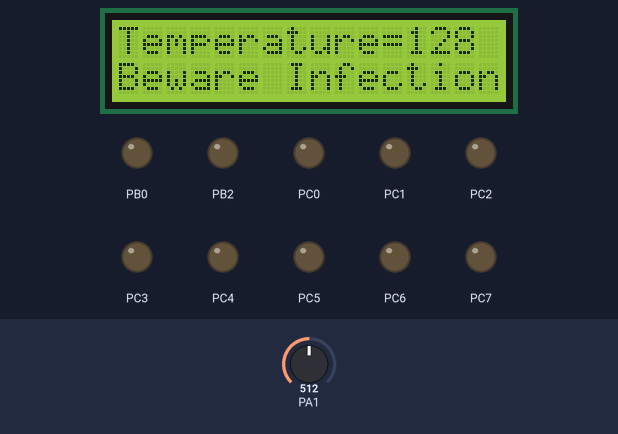
The program below on a simulated ATmega32, built with avr-gcc and emulated at 16 MHz. Parts: 16×2 character LCD, output pins drawn as LEDs (lit = HIGH). Wiring (inferred from the names in the program): character LCD (HD44780): RS PB1; E PB3; data PA4, PA5, PA6, PA7. The test bench sets the inputs (shaded band); at power-on: PA1 = 512. Pins used as bus, display or sensor lines are not drawn.

Above: at 1.2 s.
1.3 s: PA1 set to 411
At 4.4 s:
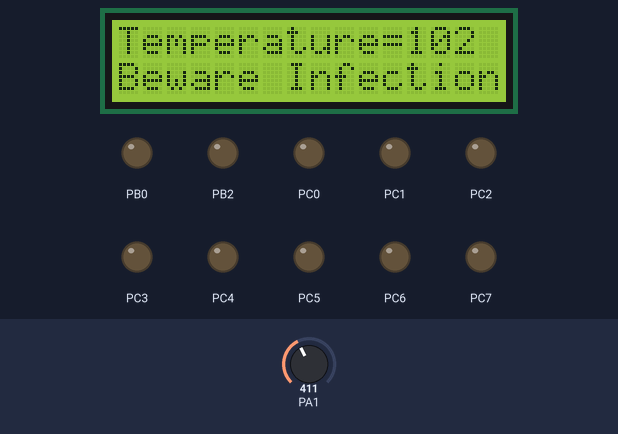
6.2 s: PA1 set to 381
At 10.0 s:
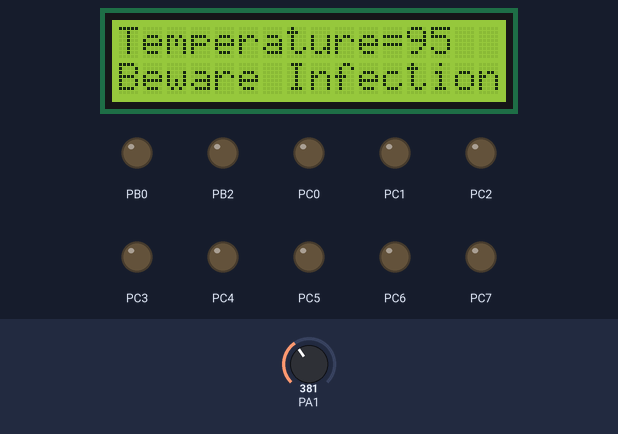
10.8 s: PA1 set to 162
At 12.7 s:
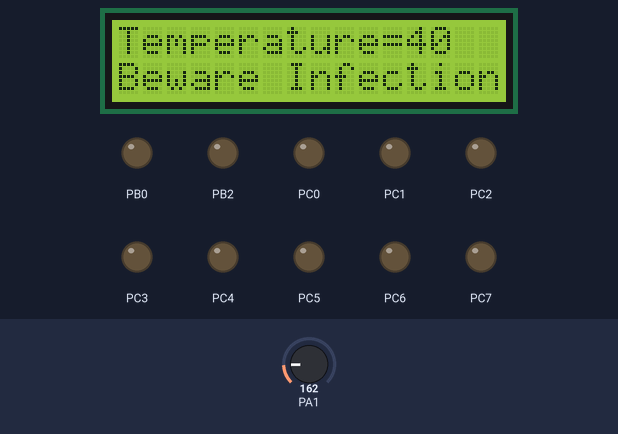
13.9 s: PA1 set to 137
At 16.5 s:
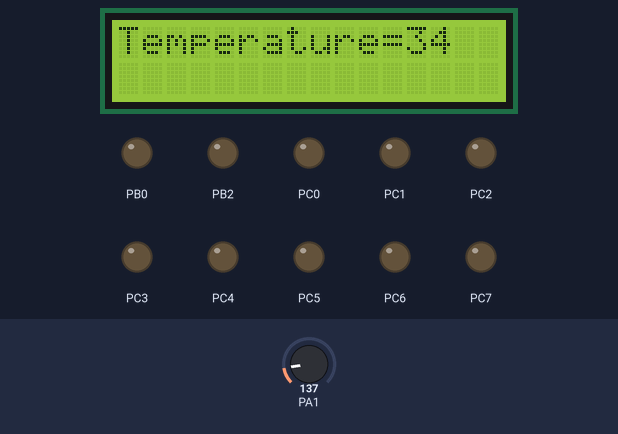
Timing chart, 0 to 17.9 s (numbered marks = the images above; inputs shaded):
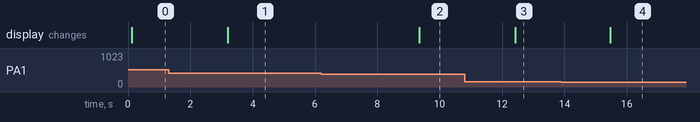

The program:

main.c
```c
/*
 * ADC_Test.c
 *
 * Created: 6/6/2020 1:41:46 PM
 * Author : Mohamed
 * ADC-> Free Running Mode
 * No left Adjust
 * Channel A1 --> POT
 * Vref = 2.56v Internal
 * Prescaler /128
 */
#define F_CPU	16000000
#include <util/delay.h>
#include <avr/io.h>
#include "lcd.h"
char temperature[20]="";
void ADC_Init(){
	//ADMUX=(1<<MUX0); //ADC1
	ADMUX|=(1<<REFS0) | (1<<REFS1);//Reference voltage is internal 2.56v
	//prescaler16/128 , Auto Trigger , ADC Enable
	ADCSRA|=(1<<ADEN)| (1<<ADATE) | (1<<ADPS0)|(1<<ADPS1)|(1<<ADPS2);

}

unsigned int ADC_read(unsigned char channel){
	unsigned int result =0;
	ADMUX|=((1<<REFS0)|(1<<REFS1)) | (channel & 0x07);
	//start conversion
	ADCSRA|=(1<<ADSC);
	//check on ADIF flag
	while(!(ADCSRA&(1<<ADIF)));
	ADCSRA|=(1<<ADIF);
	//Get Results
	result = ADCL;
	result|=(ADCH<<8); // ADCH(2 bits) | ADCL (8 bits) [ 1011011011]
	return result;
}
int main(void)
{
	DDRA&=~(1<<1);
	//LED0
	DDRC=0xFF;
	//ADC Init
	ADC_Init();
	LCD_Init();
   while (1)
    {
	unsigned int adc_value =ADC_read(1);

	//eduation to convert volt readings into temperature in celisius
	//temp_celisius=adc_value*(stepsize/10mv)
	 //vref/no.levels=step size => 2.56/1024=2.5~  10 bits resolution 2^10=1024
	float cel = adc_value /4;
	//cel=cel/10;
	LCD_Clear();
	sprintf(temperature,"Temperature=%d",(unsigned int )cel);
	LCD_Command(0x80);
	LCD_String(temperature);
	if (cel>=38)
	{
		LCD_Command(0xC0);
		LCD_String("Beware Infection");
	}
	else{

	//LCD_Command(0xC0);
	//LCD_String("");
	}
	_delay_ms(3000);
	memset(temperature,0,20);
	}
}
```

lcd.c
```c
/*
 * lcd.c
 *
 * Created: 5/19/2019 11:13:19 AM
 *  Author: Mohamed
 */
#include "lcd.h"

/*

Initialization

Wait for 15ms, Power on initialization time for LCD16x2.
Send 0x02 command which initializes LCD 16x2 in 4-bit mode.
Send 0x28 command which configures LCD in 2-line, 4-bit mode and 5x8 dots.
Send any Display ON command (0x0E, 0x0C)
Send 0x06 command (increment cursor)
*/
void LCD_Init (void)  /* LCD Initialize function */
{
	LCD_Dir |= 0xF0;		/* Make LCD port direction as o/p */
	LCD_Dir_Control=0x0F; /* Make LCD port direction as o/p */
	LCD_Port_Control &= ~(1<<2);
	_delay_ms(20);		/* LCD Power ON delay always >15ms */

	LCD_Command(0x33);
	LCD_Command(0x32);	/* Send for 4 bit initialization of LCD  */
	LCD_Command(0x28);	/* 2 line, 5*7 matrix in 4-bit mode */
	LCD_Command(0x0c);	/* Display on cursor off */
	LCD_Command(0x06);	/* Increment cursor (shift cursor to right) */
	LCD_Command(0x01);	/* Clear display screen */
}
/*Command write function

First, send Higher nibble of command.
Make RS pin low, RS=0 (command reg.)
Make RW pin low, RW=0 (write operation) or connect it to ground.
Give High to Low pulse at Enable (E).
Send lower nibble of command.
Give High to Low pulse at Enable (E).
*/
void LCD_Command( unsigned char cmnd )
{
	LCD_Port = (LCD_Port & 0x0F) | (cmnd & 0xF0);/* Sending upper nibble */
	LCD_Port_Control &= ~ (1<<RS);		/* RS=0, command reg. */
	LCD_Port_Control |= (1<<EN);		/* Enable pulse */
	_delay_us(10);
	LCD_Port_Control &= ~ (1<<EN);
	_delay_us(200);
	LCD_Port = (LCD_Port & 0x0F) | (cmnd << 4);/* Sending lower nibble */
	LCD_Port_Control |= (1<<EN);
	_delay_us(1);
	LCD_Port_Control &= ~ (1<<EN);
	_delay_ms(2);
}

/*Data write function

First send Higher nibble of data.
Make RS pin high, RS=1 (data reg.)
Make RW pin low, RW=0 (write operation) or connect it to ground.
Give High to Low pulse at Enable (E).
Send lower nibble of data.
Give High to Low pulse at Enable (E).
*/
void LCD_Char( unsigned char data )
{
	LCD_Port = (LCD_Port & 0x0F) | (data & 0xF0);/* Sending upper nibble */
	LCD_Port_Control |= (1<<RS);  /* RS=1, data reg. */
	LCD_Port_Control|= (1<<EN);
	_delay_us(10);
	LCD_Port_Control &= ~ (1<<EN);
	_delay_us(200);
	LCD_Port = (LCD_Port & 0x0F) | (data << 4);  /* Sending lower nibble */
	LCD_Port_Control |= (1<<EN);
	_delay_us(2);
	LCD_Port_Control &= ~ (1<<EN);
	_delay_ms(2);
}

/*

*/
void LCD_String (char *str)		/* Send string to LCD function */
{
	int i;
	for(i=0;str[i]!=0;i++)		/* Send each char of string till the NULL */
	{
		LCD_Char (str[i]);
	}
}
/*

*/
void LCD_String_xy (char row, char pos, char *str)	/* Send string to LCD with xy position */
{
	if (row == 0 && pos<16)
	LCD_Command((pos & 0x0F)|0x80);	/* Command of first row and required position<16 */
	else if (row == 1 && pos<16)
	LCD_Command((pos & 0x0F)|0xC0);	/* Command of first row and required position<16 */
	LCD_String(str);		/* Call LCD string function */
}
/*

*/
void LCD_Clear()
{
	LCD_Command (0x01);		/* Clear display */
	_delay_ms(2);
	LCD_Command (0x80);		/* Cursor at home position */
}
```

lcd.h
```c
/*
 * lcd.h
 *
 * Created: 5/19/2019 11:36:55 AM
 *  Author: Mohamed
 */


#ifndef LCD_H_
#define LCD_H_
#define F_CPU 16000000UL			/* Define CPU Frequency e.g. here 8MHz */

#include <avr/io.h>			/* Include AVR std. library file */
#include <util/delay.h>			/* Include Delay header file */

#define LCD_Dir				  DDRA			/* Define LCD data port direction */
#define LCD_Port			  PORTA			/* Define LCD data port */
#define LCD_Dir_Control		  DDRB			/* Define LCD Control port direction */
#define LCD_Port_Control	  PORTB			/* Define LCD Control port direction */

#define RS					  1		/* Define Register Select pin */
#define EN					  3
#define RW					  2			/* Define Register Select pin */

void LCD_Init (void) ;
void LCD_Command( unsigned char cmnd );
void LCD_Char( unsigned char data );
void LCD_String (char *str);
void LCD_String_xy (char row, char pos, char *str);
void LCD_Clear();


#endif /* LCD_H_ */
```

Measured:
- the behaviour switches between 152 and 151 on PA1 (found by bisection; images 3 and 4)
- after the input at 1.3 s, the display: changes after 1.9 s (image 1)
- after the input at 6.2 s, the display: changes after 3.1 s (image 2)
- after the input at 10.8 s, the display: changes after 1.6 s (image 3)
- after the input at 13.9 s, the display: changes after 1.6 s (image 4)
